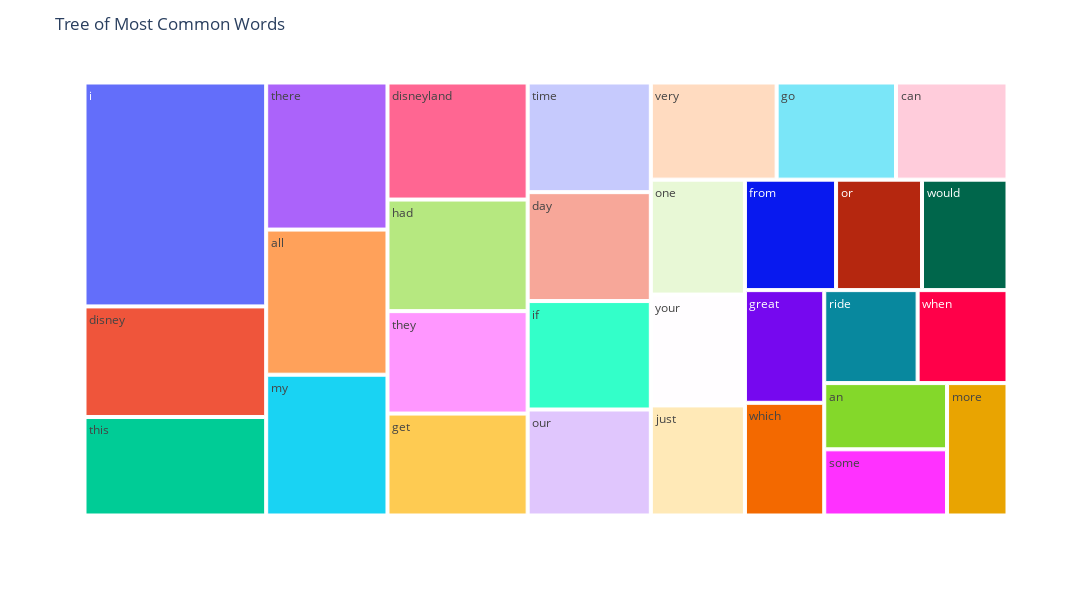

Source (notebook cell):
### Code cell
npt.treemap(title='Tree of Most Common Words', ngram=1, top_n=30, stopwords=stopwords)

### Figure 1 — Plotly figure (JSON) as saved in the notebook; plotly's stock layout.template omitted (floating-point values rounded to 4 significant figures)
{"data": [{"branchvalues": "total", "domain": {"x": [0, 1], "y": [0, 1]}, "hovertemplate": "labels=%{label}<br>word_count=%{value}<br>parent=%{parent}<br>id=%{id}<extra></extra>", "ids": ["all", "an", "can", "day", "disney", "disneyland", "from", "get", "go", "great", "had", "i", "if", "just", "more", "my", "one", "or", "our", "ride", "some", "there", "they", "this", "time", "very", "when", "which", "would", "your"], "labels": ["all", "an", "can", "day", "disney", "disneyland", "from", "get", "go", "great", "had", "i", "if", "just", "more", "my", "one", "or", "our", "ride", "some", "there", "they", "this", "time", "very", "when", "which", "would", "your"], "name": "", "parents": ["", "", "", "", "", "", "", "", "", "", "", "", "", "", "", "", "", "", "", "", "", "", "", "", "", "", "", "", "", ""], "type": "treemap", "values": [2541, 1174, 1563, 1936, 2899, 2368, 1453, 2062, 1674, 1290, 2257, 5871, 1928, 1495, 1155, 2465, 1561, 1370, 1884, 1253, 1173, 2575, 2072, 2583, 1949, 1764, 1206, 1290, 1363, 1505]}], "layout": {"height": 600, "legend": {"tracegroupgap": 0}, "margin": {"t": 60}, "title": {"text": "Tree of Most Common Words"}, "width": 1300}}
